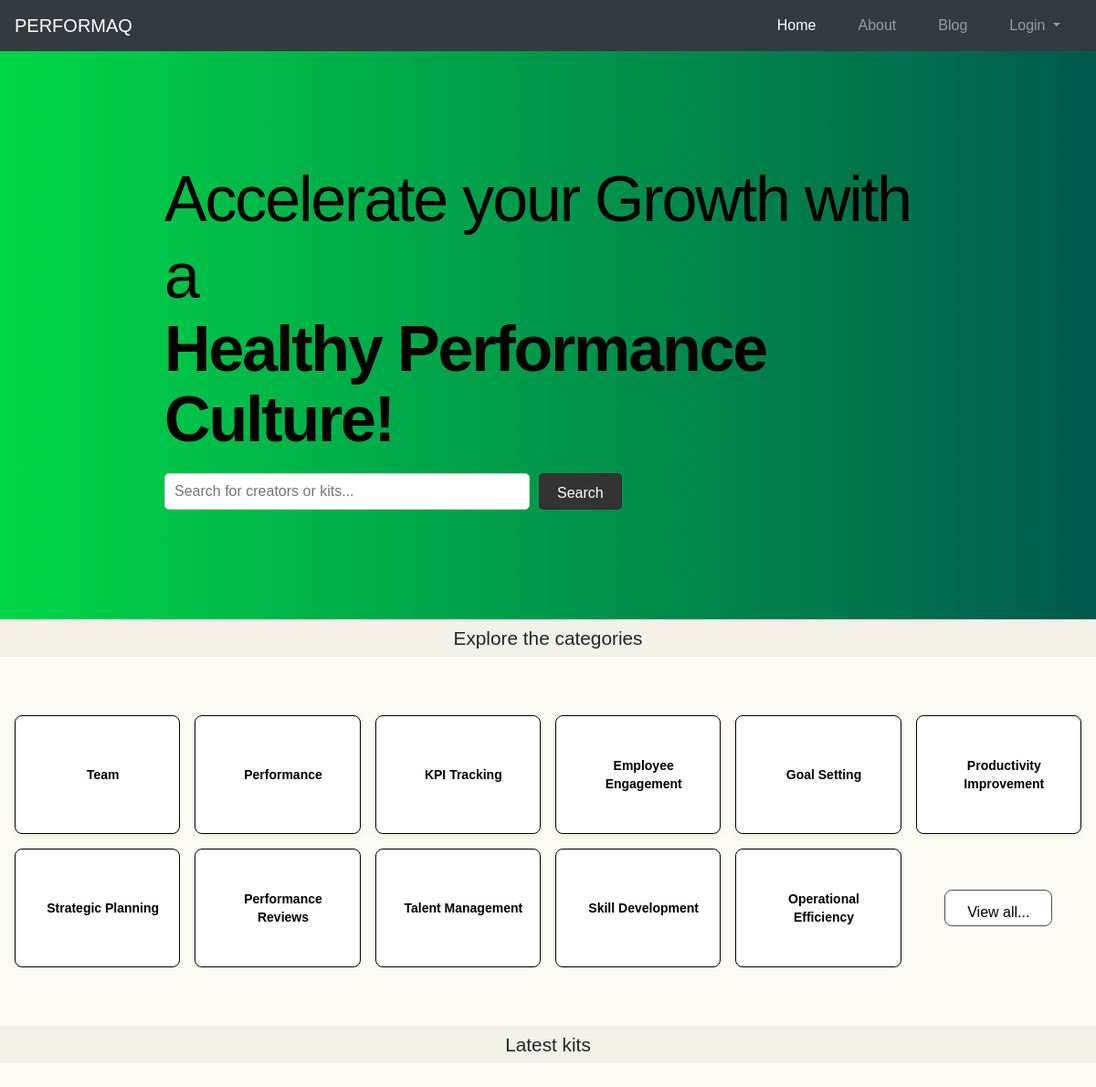
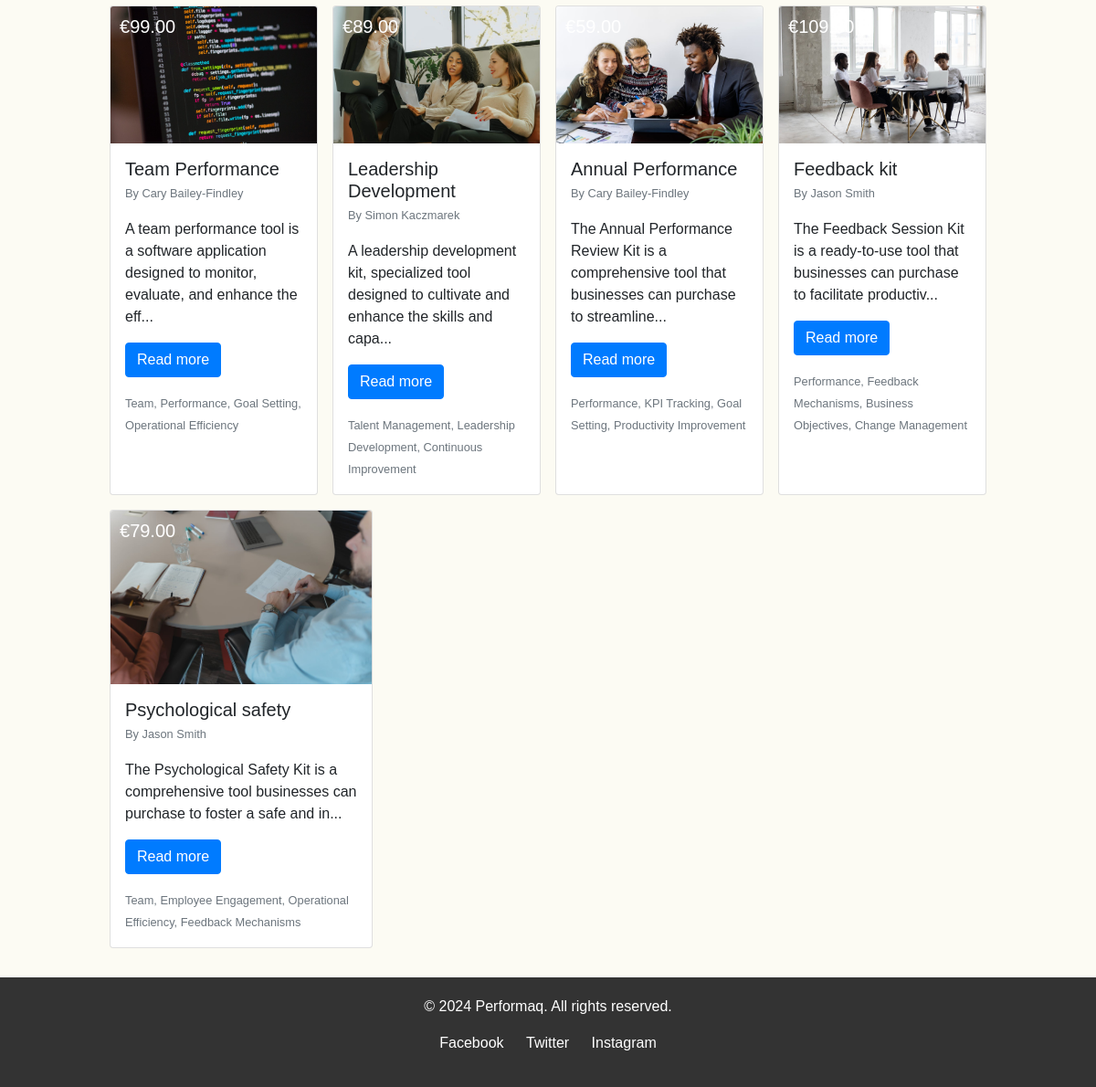
The page / on the database its author committed (2 pictures, top to bottom).
### product/models.py (models this page shows, shortened)
class Tag(models.Model):
    name = models.CharField(max_length=50, unique=True)

class Product(models.Model):
    creator = models.ForeignKey(User, on_delete=models.CASCADE, related_name="created_prodcuts")
    name = models.CharField(max_length=50, default="aToolkit")
    price = models.DecimalField(max_digits=10, decimal_places=2)
    description = models.TextField()
    buyers = models.ManyToManyField(User, related_name='bought_products', blank=True)
    tags = models.ManyToManyField(Tag, related_name='products', blank=True)
    product_picture = models.ImageField(upload_to='product_pics/', blank=True)
    product_materials = models.TextField()

### performaq/views.py (the view)
# urls.py: path("", views.index, name="accountindex"),
def index(request):
    tags = Tag.objects.all()[:11]
    product = Product.objects.all()
    return render(request, 'performaq/index.html', {'tags':tags,'product':product})

### templates/performaq/index.html (shortened to what this page needs)
{% load static %}
<!DOCTYPE html>
<html lang="en">
<head>
    <link rel="stylesheet" href="https://cdn.jsdelivr.net/npm/bootstrap@4.3.1/dist/css/bootstrap.min.css">
    <link rel="stylesheet" href="{% static 'stylesheet/performaq/styles.css' %}">
</head>
<body>
    <nav class="navbar navbar-expand-lg navbar-dark bg-dark">
        <a class="navbar-brand" href="#">PERFORMAQ</a>
        <div class="collapse navbar-collapse" id="navbarNav">
            <ul class="navbar-nav ml-auto">
                <li class="nav-item active">
                    <a class="nav-link" href="#">Home</a>
                </li>
                <li class="nav-item">
                    <a class="nav-link" href="#">About</a>
                </li>
                <li class="nav-item">
                    <a class="nav-link" href="#">Blog</a>
                </li>
            </ul>
            <ul class="navbar-nav">
                {% if user.is_authenticated %}
                <li class="nav-item dropdown">
                    <a class="nav-link dropdown-toggle" data-toggle="dropdown" href="#" role="button" aria-haspopup="true" aria-expanded="false">
                        {{ user.first_name }}
                    </a>
                    <div class="dropdown-menu dropdown-menu-right">
                        <a class="dropdown-item" href="#">Account</a>
                        <a class="dropdown-item" href="{% url 'user_orders' %}">Orders</a>
                        <a class="dropdown-item" href="#">Something else here</a>
                        <div class="dropdown-divider"></div>
                        <form action="{% url 'logout' %}" method="post">
                            {% csrf_token %}
                            <button type="submit" class="dropdown-item btn btn-link" style="padding: 0; margin: 0;">Logout</button>
                        </form>
                    </div>
                </li>
                {% else %}
                <li class="nav-item dropdown">
                    <a class="nav-link dropdown-toggle" href="#" id="loginDropdown" role="button" data-toggle="dropdown" aria-haspopup="true" aria-expanded="false">
                        Login
                    </a>
                </li>
                {% endif %}
            </ul>
        </div>
    </nav>
    <header>
        <div class="hero">
            <div class="hero-content">
                <h2>Accelerate your Growth with a</h2>
                <h1>Healthy Performance Culture!</h1>
                <form action="#" method="get" class="input">
                    <input type="text" placeholder="Search for creators or kits..." required>
                    <button type="button" class="btn btn-dark">Search</button>
                </form>
            </div>
        </div>
    </header>
    <div class="cat-header">
        Explore the categories
    </div>
    <div class="custom-card-container-section">
        <div class="custom-card-container">
            {% for tag in tags %}
            <div class="custom-card">
                <div class="content">
                    <div class="centered-content">
                        <span class="title">{{ tag.name }}</span>
                    </div>
                </div>
            </div>
            {% endfor %}
            <div class="button-placement">
                <button class="cattwo-button">View all...</button>
            </div>
        </div>
    </div>
    <div class="cat-header">
       Latest kits
    </div>
    <main class="main-section">
        <section id="product-cards" class="cards-container">
            {% for product in product %}
            <div class="card" style="width: 18rem;">
                <div class="card-img-container">
                    <img src="{{ product.product_picture.url }}" class="card-img-top" alt="...">
                    <div class="card-img-overlay">
                        <h5 class="card-title card-img-overlay-price">€{{ product.price }}</h5>
                    </div>
                </div>
                <div class="card-body">
                    <h5 class="card-title">{{ product.name|slice:":25" }}</h5>
                    <p class="card-title"><small class="text-muted">By {{ product.creator.first_name }} {{ product.creator.last_name }}</small></p>
                    <p class="card-text">{{ product.description|slice:":100" }}...</p>
                    <button type="button" class="btn btn-primary" data-toggle="modal" data-target="#productModal{{ product.id }}">
                        Read more
                    </button>
                    {% if product.tags.all %}
                        <p class="card-text">
                            <small class="text-muted">
                                {% for tag in product.tags.all %}
                                    {{ tag.name }}{% if not forloop.last %}, {% endif %}
                                {% endfor %}
                            </small>
                        </p>
                    {% else %}
                        <p class="card-text"><small class="text-muted">No tags available</small></p>
                    {% endif %}
                </div>
            </div>
            {% endfor %}
        </section>
    </main>
    <footer>
        <p>&copy; 2024 Performaq. All rights reserved.</p>
        <ul class="social-media">
            <li><a href="#">Facebook</a></li>
            <li><a href="#">Twitter</a></li>
            <li><a href="#">Instagram</a></li>
        </ul>
    </footer>
</body>
</html>

### static/stylesheet/performaq/styles.css (style rules this page uses)
body { font-family: Arial, sans-serif; margin: 0; padding: 0; background-color: #fcfbf3; }
.navbar { background-color: #343a40; }
.navbar-nav > li { margin: 0 15px; }
.navbar-nav > li > a { color: white; }
header { background: linear-gradient(to right, #00d746, #005a4e); padding: 20px; text-align: center; position: relative; z-index: 1; }
.hero { padding: 100px 20px; margin: 0 auto; text-align: left; color: black; }
.hero-content { display: flex; flex-direction: column; align-items: flex-start; width: 70vw; margin: 0 auto; }
.hero h2, .hero h1 { margin: 0; letter-spacing: -2.17px; color: black; }
.hero h2 { font-size: 70px; font-weight: 300; }
.hero h1 { font-size: 70px; font-weight: 900; line-height: 1.1em; text-transform: capitalize; }
.hero form { display: flex; align-items: center; margin-top: 20px; }
.hero input[type="text"] { padding: 10px; font-size: 16px; border: 1px solid #ced4da; border-radius: 5px; width: 400px; height: 40px; box-sizing: border-box; margin-right: 10px; }
.hero button { padding: 10px 20px; font-size: 16px; border: none; border-radius: 5px; background-color: #333; color: white; cursor: pointer; height: 40px; box-sizing: border-box; transition: background-color 0.3s ease, transform 0.3s ease, box-shadow 0.3s ease; }
.cat-header { display: flex; background-color: #f1f1e8; justify-content: center; font-size: 1.3rem; padding: 0.4%; margin: 0; }
.custom-card-container-section { padding: 2rem 0; background-color: #fcfbf3; margin-bottom: 2rem; margin-top: 2rem; }
.custom-card-container { margin-top: 4rem; display: grid; grid-template-columns: repeat(6, 1fr); gap: 1rem; width: 100%; max-width: calc(6 * 270px + 5 * 1rem); padding: 0 1rem; margin: 0 auto; overflow-x: hidden; background-color: #fcfbf3; }
.custom-card { height: 130px; width: 100%; max-width: 270px; display: flex; align-items: center; justify-content: center; border-radius: 0.5rem; background: #ffffff; padding: 1rem; color: rgb(107, 114, 128); border: 1px solid #000000; box-shadow: 0px 4px 6px rgba(100, 172, 5, 0.1); box-sizing: border-box; transition: background-color 0.3s ease, transform 0.3s ease, box-shadow 0.3s ease; margin: 0 auto; }
.content { margin-left: 0.75rem; font-size: 0.875rem; line-height: 1.25rem; }
.centered-content { text-align: center; }
.title { font-size: 0.875rem; font-weight: bold; color: black; }
.button-placement { display: flex; justify-content: center; align-items: center; }
.cattwo-button { height: 40px; background: white; padding: 12px 24px; border: 1px solid #4f4f4f; border-radius: 0.5rem; transition: all 0.2s ease-in; position: relative; overflow: hidden; font-size: 1rem; cursor: pointer; color: black; z-index: 1; }
.cattwo-button:before, .cattwo-button:after { content: ""; position: absolute; left: 50%; transform: translateX(-50%); width: 140%; height: 180%; border-radius: 50%; display: block; transition: all 0.5s cubic-bezier(0.55, 0, 0.1, 1); z-index: -1; }
.cattwo-button:before { top: 100%; background-color: rgba(0, 0, 0, 0.05); }
.cattwo-button:after { top: 180%; background-color: #39bda7; }
.cards-container { display: flex; flex-wrap: wrap; gap: 1rem; justify-content: space-between; margin-bottom: 2rem; }
.card { flex: 1 1 calc(25% - 1rem); max-width: 18rem; }
#product-cards { width: 80vw; margin: 0 auto; }
.card-img-container { position: relative; }
.card-body { padding: 1rem; }
.card-title { margin-bottom: 0.1rem; }
.card-text { margin-top: 1rem; margin-bottom: 1rem; }
.card-img-top { width: 100%; height: auto; }
.card-img-overlay { position: absolute; bottom: 0; right: 0; background: rgba(0, 0, 0, 1, 0.7); color: #ffffff; padding: 10px; border-radius: 0 0 0 5px; }
footer { background: #333; color: white; text-align: center; padding: 20px; }
.social-media { list-style: none; padding: 0; }
.social-media li { display: inline; margin: 0 10px; }
.social-media a { color: white; text-decoration: none; }
.main-section { margin-top: 2rem; background-color: #fcfbf3; margin-bottom: 2rem; }

### rows shown on the page
Tag: name "Team"
Tag: name "Performance"
Tag: name "KPI Tracking"
Tag: name "Employee Engagement"
Tag: name "Goal Setting"
Tag: name "Productivity Improvement"
Tag: name "Strategic Planning"
Tag: name "Performance Reviews"
Tag: name "Talent Management"
Tag: name "Skill Development"
Tag: name "Operational Efficiency"
Product: product_picture (picture), price "99.00", name "Team Performance", creator.first_name "Cary", creator.last_name "Bailey-Findley", description "A team performance tool is a software application designed to monitor, evaluate, and enhance the eff"
Product: product_picture (picture), price "89.00", name "Leadership Development", creator.first_name "Simon", creator.last_name "Kaczmarek", description "A leadership development kit, specialized tool designed to cultivate and enhance the skills and capa"
Tag: name "Leadership Development"
Tag: name "Continuous Improvement"
Product: product_picture (picture), name "Annual Performance", creator.first_name "Cary", creator.last_name "Bailey-Findley", description "The Annual Performance Review Kit is a comprehensive tool that businesses can purchase to streamline"
Product: product_picture (picture), price "109.00", name "Feedback kit", creator.first_name "Jason", creator.last_name "Smith", description "The Feedback Session Kit is a ready-to-use tool that businesses can purchase to facilitate productiv"
Tag: name "Feedback Mechanisms"
Tag: name "Business Objectives"
Tag: name "Change Management"
Product: product_picture (picture), price "79.00", name "Psychological safety", creator.first_name "Jason", creator.last_name "Smith", description "The Psychological Safety Kit is a comprehensive tool businesses can purchase to foster a safe and in"
